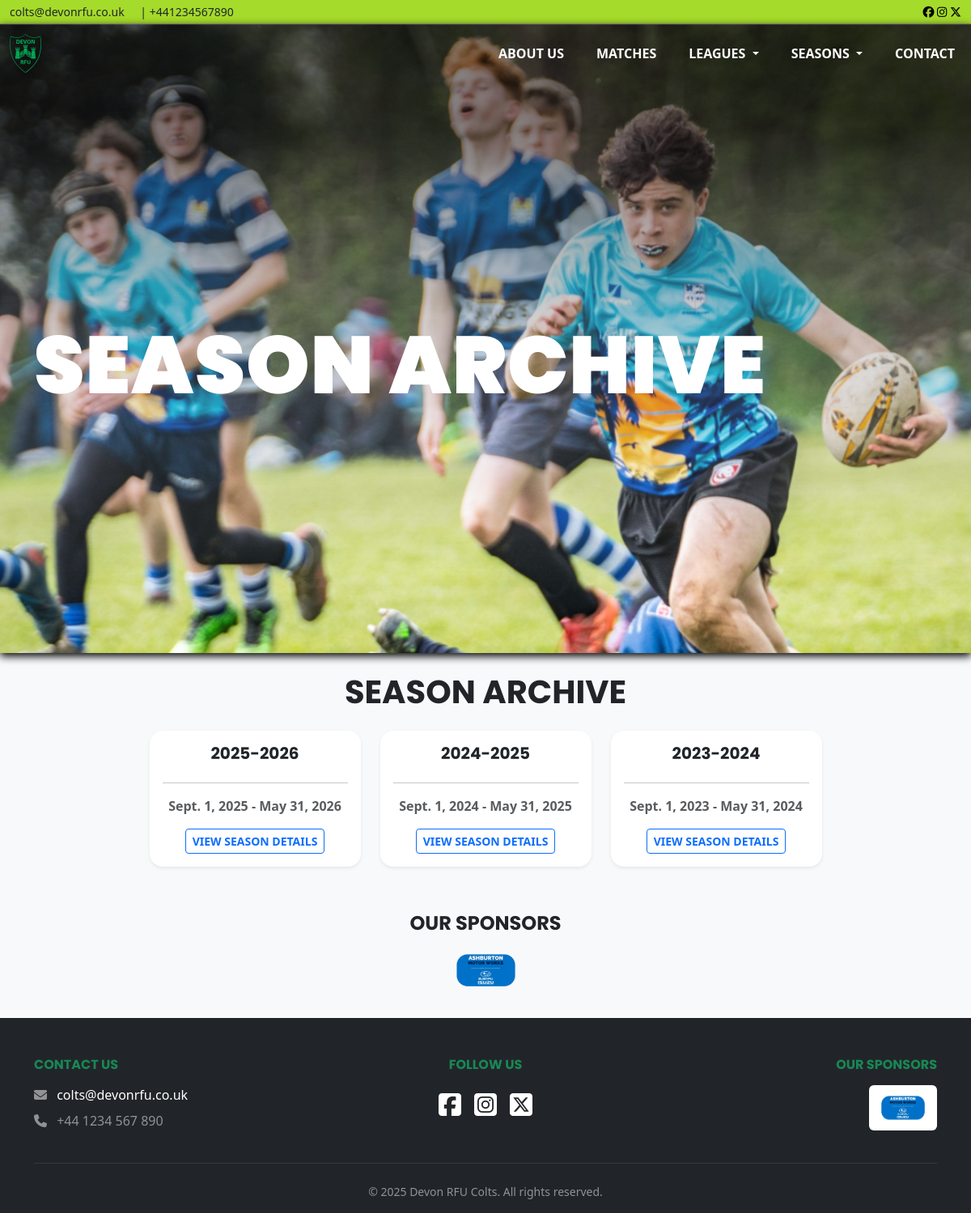
/seasons/archive/, run on an earlier commit of the app's database.
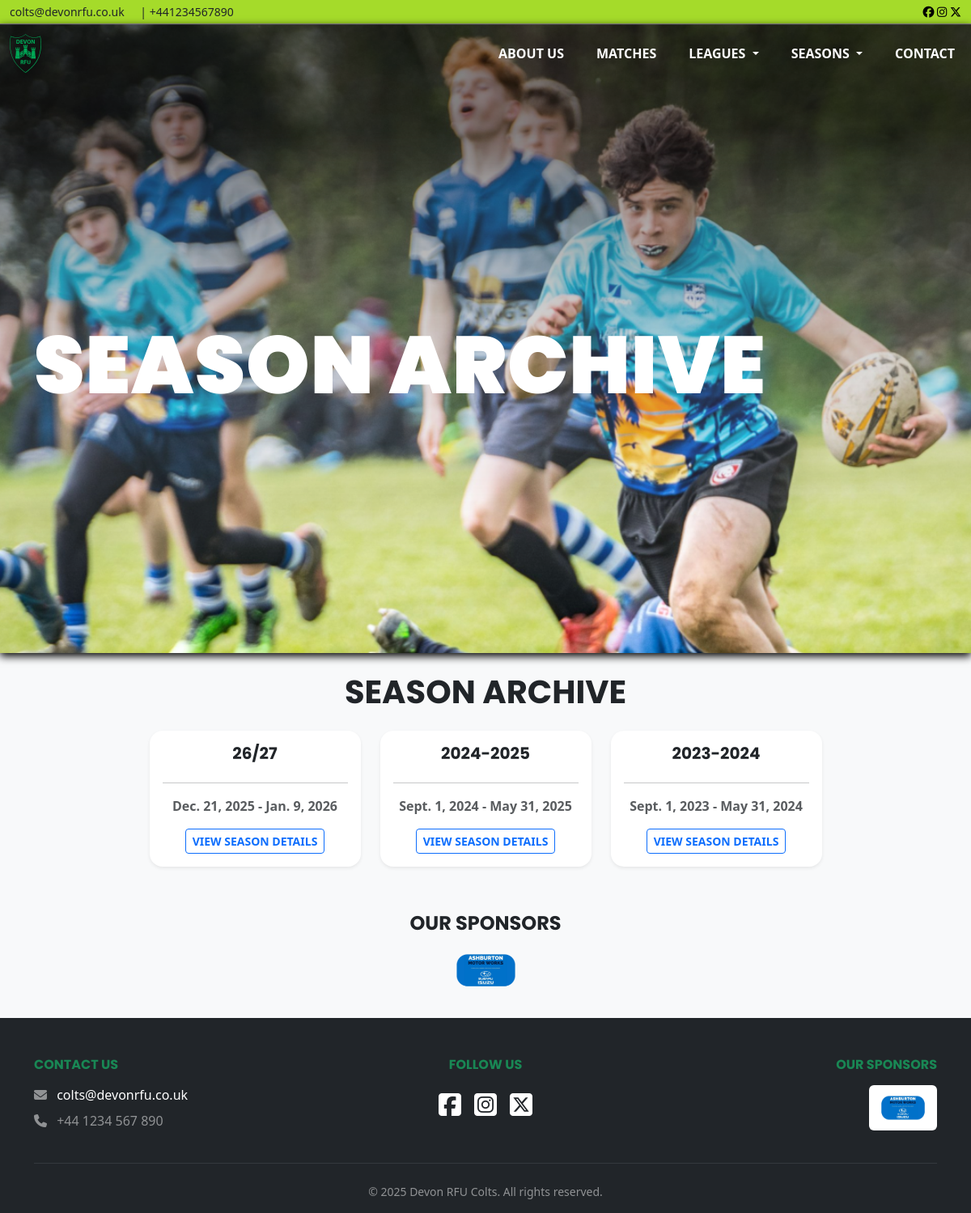
And on a later commit of the database.
### app/models.py (models this page shows, shortened)
class Season(models.Model):
    year = models.CharField(max_length=20)
    start_date = models.DateField()
    end_date = models.DateField()
    archived_status = models.BooleanField(default=False)

### accounts/views.py (the view)
# urls.py: path("archive/", archive, name="archive")
def archive(request):
    seasons = Season.objects.all().order_by('-year')
    context = {
        'seasons': seasons,
        "all_leagues": League.objects.all(),
        "all_seasons": Season.objects.filter(archived_status=False),
    }
    return render(request, 'seasons/archive.html', context)

### app/templates/seasons/archive.html (shortened to what this page needs)
{% extends 'base.html' %}
{% load static %}
{% block hero %}
    Season Archive
{% endblock %}
{% block content %}
<div class="container mt-4">
    <h1 class="mb-4 fw-bold text-uppercase hover-text text-center">Season Archive</h1>
    {% if seasons %}
        <div class="row align-center justify-content-center">
            {% for season in seasons %}
                <div class="col-md-4 col-lg-3 mb-4">
                    <div class="card border-0 shadow-sm rounded-4 overflow-hidden hover-card h-100 text-center">
                        <div class="card-body d-flex flex-column">
                            <h5 class="card-title fw-bolder text-uppercase hover-text">{{ season.year }}</h5>
                            <hr>
                            <p class="card-text text-muted fw-bold">{{ season.start_date }} - {{ season.end_date }}</p>
                            <div class="mt-auto">
                                <a href="{% url 'season_details' season.id %}" class="btn btn-sm text-uppercase fw-bolder btn-outline-primary">View Season Details</a>
                            </div>
                        </div>
                    </div>
                </div>
            {% endfor %}
        </div>
    {% else %}
        <p class="text-center">No past seasons found.</p>
    {% endif %}
</div>
{% endblock %}

What changed in the data, as far as the page shows it:
removed Season: year "2025-2026", start_date "Sept. 1, 2025", end_date "May 31, 2026"
added Season: year "26/27", start_date "Dec. 21, 2025", end_date "Jan. 9, 2026"
